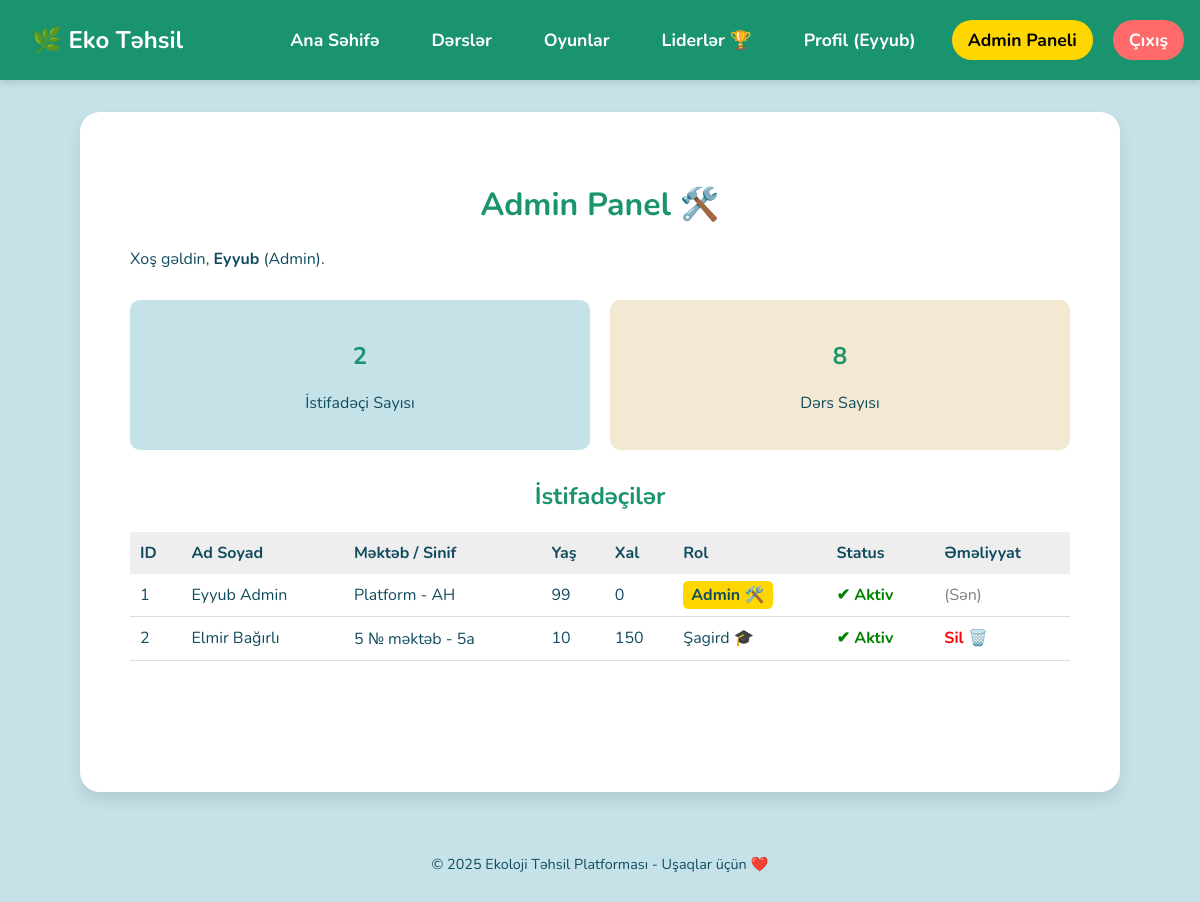
The page /admin (signed in) on the database its author committed.
### models.py (models this page shows, shortened)
class User(UserMixin, db.Model):
    id = db.Column(db.Integer, primary_key=True)
    username = db.Column(db.String(80), unique=True, nullable=False)
    lastname = db.Column(db.String(80))
    school = db.Column(db.String(120))
    grade = db.Column(db.String(10)) # e.g. "5A"
    age = db.Column(db.Integer)
    password_hash = db.Column(db.String(128))
    role = db.Column(db.String(20), default='student') # student, admin
    score = db.Column(db.Integer, default=0)
    is_approved = db.Column(db.Boolean, default=False) # New approval field
    progress = db.relationship('UserProgress', backref='user', lazy=True)
    badges = db.relationship('UserBadge', backref='user', lazy=True)

### app.py (the view)
@app.route('/admin')
@login_required
def admin_dashboard():
    if current_user.role != 'admin':
        return "Giriş qadağandır! Yalnız adminlər üçündür.", 403
    users = User.query.all()
    lessons = Lesson.query.all()
    total_users = len(users)
    total_lessons = len(lessons)
    return render_template('admin.html', users=users, lessons=lessons, stats={
        'total_users': total_users, 'total_lessons': total_lessons
    })

### app.py (called while the page is built)
@login_manager.user_loader
def load_user(user_id):
    return User.query.get(int(user_id))

### templates/admin.html (shortened to what this page needs)
{% extends 'base.html' %}
{% block content %}
<div style="background: white; padding: 30px; border-radius: 20px;">
    <h1>Admin Panel 🛠️</h1>
    <p>Xoş gəldin, <b>{{ current_user.username }}</b> (Admin).</p>
    <div style="display: flex; gap: 20px; margin: 30px 0;">
        <div style="background: var(--sky-blue); padding: 20px; border-radius: 10px; flex: 1; text-align: center;">
            <h2>{{ stats.total_users }}</h2>
            <p>İstifadəçi Sayısı</p>
        </div>
        <div style="background: var(--sunny-yellow); padding: 20px; border-radius: 10px; flex: 1; text-align: center;">
            <h2>{{ stats.total_lessons }}</h2>
            <p>Dərs Sayısı</p>
        </div>
    </div>
    <h2>İstifadəçilər</h2>
    <table style="width: 100%; border-collapse: collapse; margin-top: 10px;">
        <thead>
            <tr style="background: #eee; text-align: left;">
                <th style="padding: 10px;">ID</th>
                <th style="padding: 10px;">Ad Soyad</th>
                <th style="padding: 10px;">Məktəb / Sinif</th>
                <th style="padding: 10px;">Yaş</th>
                <th style="padding: 10px;">Xal</th>
                <th style="padding: 10px;">Rol</th>
                <th style="padding: 10px;">Status</th>
                <th style="padding: 10px;">Əməliyyat</th>
            </tr>
        </thead>
        <tbody>
            {% for u in users %}
            <tr style="border-bottom: 1px solid #ddd;">
                <td style="padding: 10px;">{{ u.id }}</td>
                <td style="padding: 10px;">{{ u.username }} {{ u.lastname }}</td>
                <td style="padding: 10px;">{{ u.school }} - {{ u.grade }}</td>
                <td style="padding: 10px;">{{ u.age }}</td>
                <td style="padding: 10px;">{{ u.score }}</td>
                <td style="padding: 10px;">
                    {% if u.role == 'admin' %}
                    <span style="background: gold; padding: 3px 8px; border-radius: 5px; font-weight: bold;">Admin
                        🛠️</span>
                    {% else %}
                    Şagird 🎓
                    {% endif %}
                </td>
                <td style="padding: 10px;">
                    {% if u.is_approved %}
                    <span style="color: green; font-weight: bold;">✔ Aktiv</span>
                    {% else %}
                    <span style="color: red; font-weight: bold;">⏳ Gözləyir</span>
                    {% endif %}
                </td>
                <td style="padding: 10px;">
                    {% if u.id != current_user.id %}
                    <a href="{{ url_for('delete_user', user_id=u.id) }}"
                        onclick="return confirm('Bu istifadəçini silmək istədiyinizə əminsiniz?')"
                        style="color: red; text-decoration: none; font-weight: bold;">Sil 🗑️</a>
                    {% else %}
                    <span style="color: grey;">(Sən)</span>
                    {% endif %}
                </td>
            </tr>
            {% endfor %}
        </tbody>
    </table>
</div>
{% endblock %}

### templates/base.html (shortened to what this page needs)
<!DOCTYPE html>
<html lang="az">
<head>
    <link rel="stylesheet" href="{{ url_for('static', filename='css/style.css') }}">
</head>
<body>
    <nav>
        <a href="{{ url_for('index') }}" class="logo">🌿 Eko Təhsil</a>
        <ul class="nav-links" id="nav-links">
            <li><a href="{{ url_for('index') }}">Ana Səhifə</a></li>
            <li><a href="{{ url_for('lessons') }}">Dərslər</a></li>
            <li><a href="{{ url_for('games') }}">Oyunlar</a></li>
            <li><a href="{{ url_for('leaderboard') }}">Liderlər 🏆</a></li>
            {% if current_user.is_authenticated %}
            <li><a href="{{ url_for('profile') }}">Profil ({{ current_user.username }})</a></li>
            {% if current_user.role == 'admin' %}
            <li><a href="{{ url_for('admin_dashboard') }}" style="background-color: gold; color: black;">Admin
                    Paneli</a></li>
            {% endif %}
            <li><a href="{{ url_for('logout') }}" style="background-color: var(--alert-red);">Çıxış</a></li>
            {% else %}
            <li><a href="{{ url_for('login') }}" style="background-color: white; color: var(--ocean-blue);">Giriş</a>
            </li>
            {% endif %}
        </ul>
    </nav>
    <div class="container">
        {% block content %}
        {% endblock %}
    </div>
    <footer>
        <p>&copy; 2025 Ekoloji Təhsil Platforması - Uşaqlar üçün ❤️</p>
    </footer>
</body>
</html>

### static/css/style.css (style rules this page uses)
:root { --primary-green: #88D498; --dark-green: #1A936F; --sky-blue: #C6E2E9; --ocean-blue: #114B5F; --sunny-yellow: #F3E9D2; --alert-red: #FF6B6B; --font-main: 'Nunito', 'Segoe UI', 'Helvetica Neue', sans-serif; }
body { background-color: var(--sky-blue); font-family: var(--font-main); color: var(--ocean-blue); margin: 0; padding: 0; }
nav { background-color: var(--dark-green); padding: 1rem; display: flex; justify-content: space-between; align-items: center; box-shadow: 0 4px 6px rgba(0, 0, 0, 0.1); }
nav .logo { font-size: 1.5rem; font-weight: bold; color: white; text-decoration: none; }
nav ul { list-style: none; display: flex; gap: 20px; margin: 0; padding: 0; }
nav a { color: white; text-decoration: none; font-size: 1.1rem; font-weight: bold; padding: 8px 16px; border-radius: 20px; transition: background 0.3s; }
.container { max-width: 1000px; margin: 2rem auto; padding: 20px; background-color: white; border-radius: 20px; box-shadow: 0 8px 15px rgba(0, 0, 0, 0.1); min-height: 80vh; }
h1, h2, h3 { text-align: center; color: var(--dark-green); }
footer { text-align: center; padding: 1rem; color: var(--ocean-blue); font-size: 0.9rem; }

### rows shown on the page
User: username "Eyyub", id "1", lastname "Admin", school "Platform", grade "AH", age "99", score "0", role "Admin 🛠️", is_approved "✔ Aktiv", shows "(Sən)"
User: id "2", username "Elmir", lastname "Bağırlı", school "5 № məktəb", grade "5a", age "10", score "150", role "Şagird 🎓", is_approved "✔ Aktiv"

### other values the page prints
{{ stats.total_users }} "2"
{{ stats.total_lessons }} "8"
